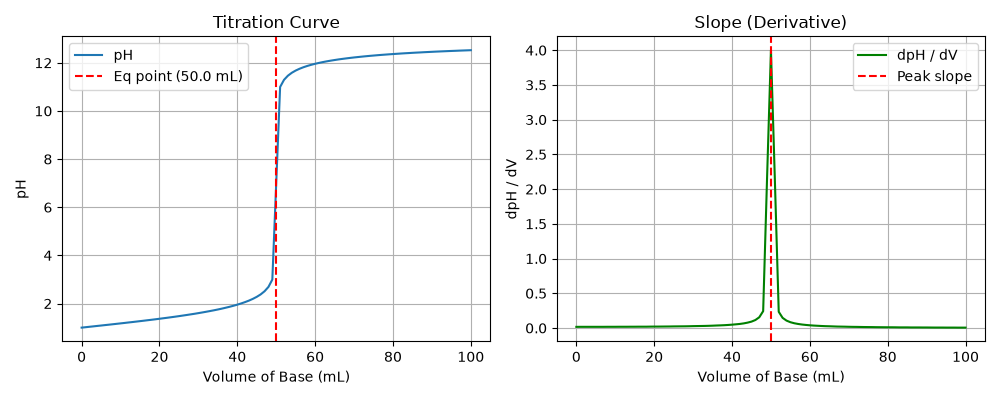

Generate this figure with Python:
"""
PW2 Lab B Part 5 (bonus) -- find a titration's equivalence point.

titration.csv holds a titration curve: pH versus the volume of base added.
The equivalence point is the volume where the pH changes fastest (the steep
jump). Numerically, that is where the SLOPE of the pH curve is largest.
Run:  python titration.py
"""
import numpy as np
import matplotlib.pyplot as plt

# TODO 1: read titration.csv (columns volume_base, pH) into arrays V, pH.
data = np.loadtxt('titration.csv', delimiter=',', skiprows=1)
V = data[:, 0]
pH = data[:, 1]

# TODO 2: compute the slope of the pH curve with np.gradient(pH, V), and find
#         the volume where that slope is largest (np.argmax). That is the
#         equivalence point. Print it.
slope = np.gradient(pH, V)
idx_max = np.argmax(slope)
eq_volume = V[idx_max]

print(f"Equivalence point volume: {eq_volume:.2f} mL")

# TODO 3: make two plots side by side: (left) pH vs volume with a line at the
#         equivalence point; (right) the slope vs volume, showing it peaks
#         at the equivalence point. Save as titration.png.
fig, (ax1, ax2) = plt.subplots(1, 2, figsize=(10, 4))

ax1.plot(V, pH, label='pH')
ax1.axvline(eq_volume, color='red', linestyle='--', label=f'Eq point ({eq_volume:.1f} mL)')
ax1.set_xlabel('Volume of Base (mL)')
ax1.set_ylabel('pH')
ax1.set_title('Titration Curve')
ax1.grid(True)
ax1.legend()
ax2.plot(V, slope, color='green', label='dpH / dV')
ax2.axvline(eq_volume, color='red', linestyle='--', label='Peak slope')
ax2.set_xlabel('Volume of Base (mL)')
ax2.set_ylabel('dpH / dV')
ax2.set_title('Slope (Derivative)')
ax2.grid(True)
ax2.legend()
plt.tight_layout()
plt.savefig('titration.png')
